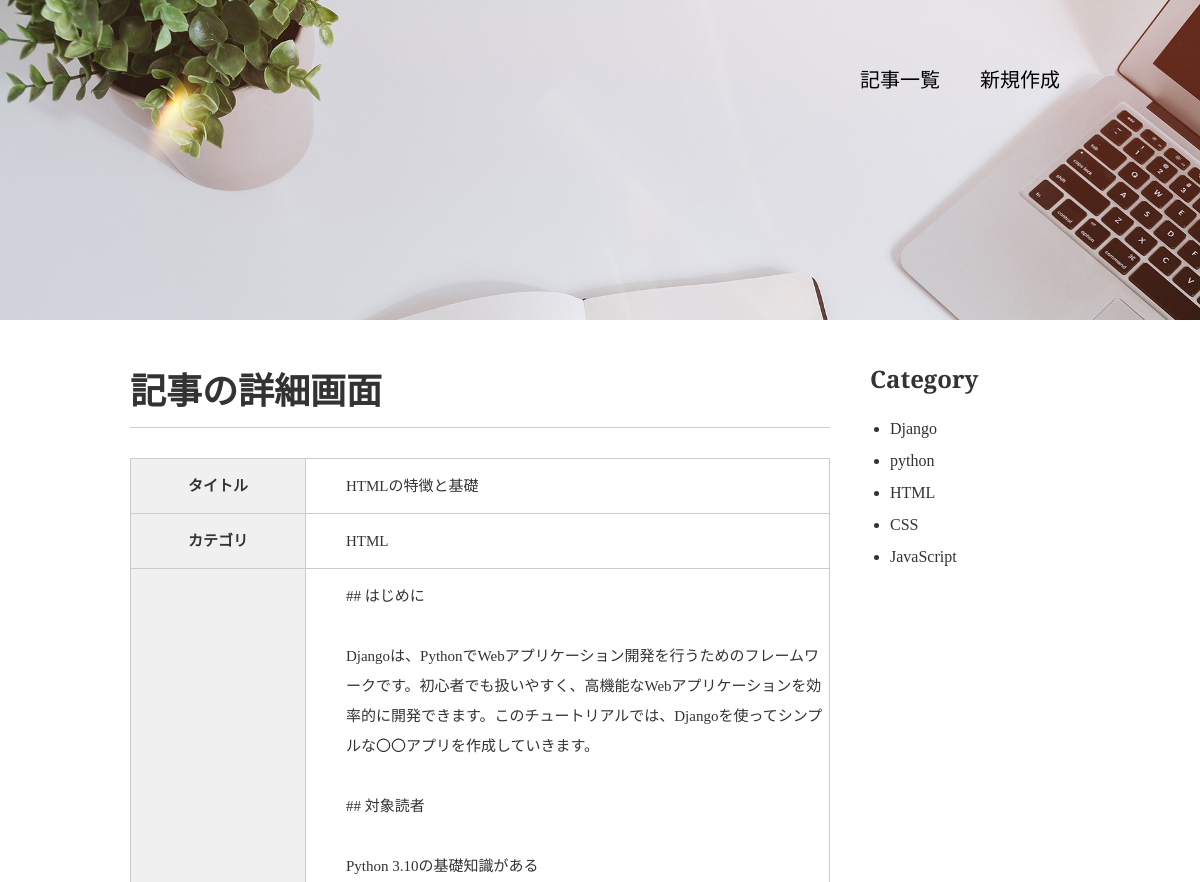
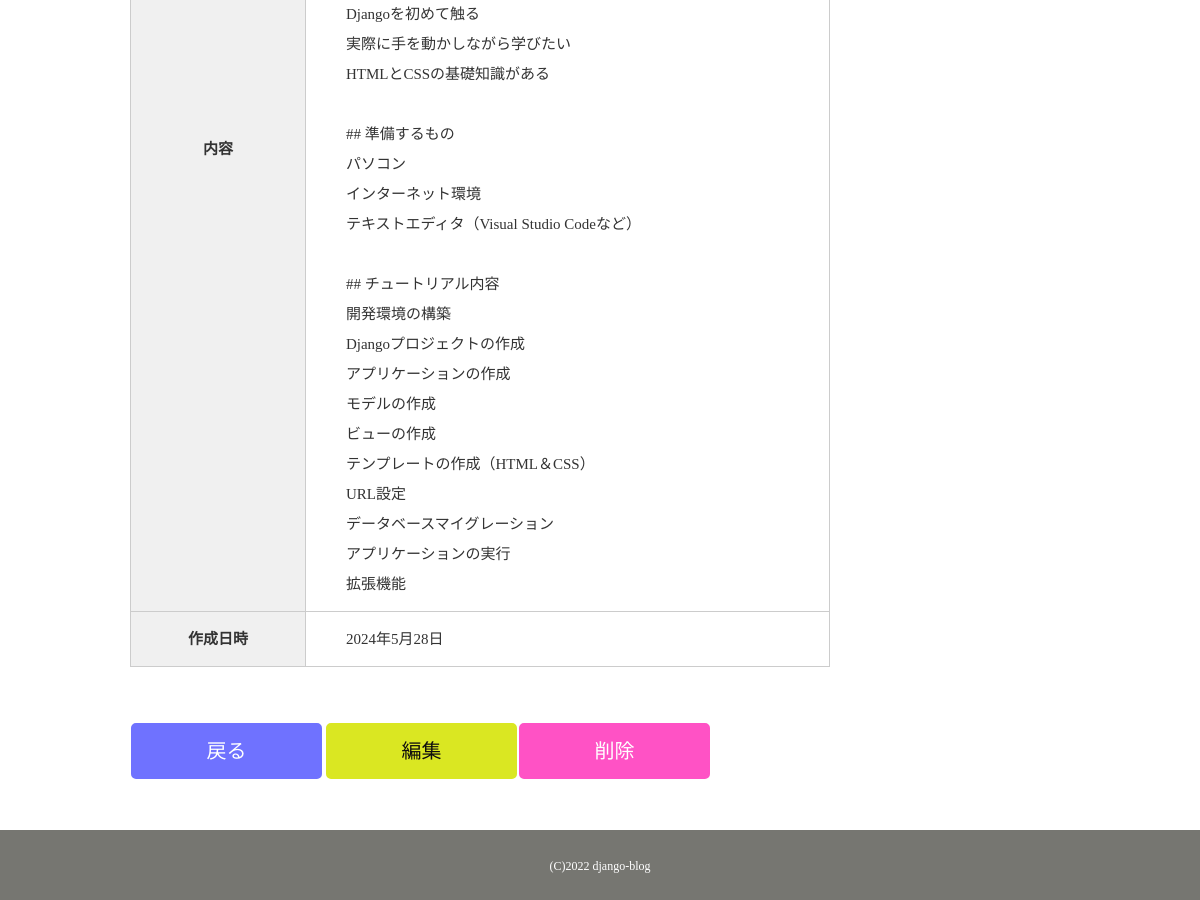
Screenshot of /detail/3/ with the database file from the repository (2 pictures, top to bottom).
### blog/models.py (models this page shows, shortened)
class Blog(models.Model):
    class Meta:
       db_table ="blog"
       verbose_name ="ブログ記事"
       verbose_name_plural ="ブログ記事"
    title = models.CharField(verbose_name ="タイトル", max_length=100)
    content = models.TextField(verbose_name ="内容")
    postdate = models.DateField(verbose_name ="投稿日", auto_now_add=True)
    category = models.ForeignKey(Category, on_delete = models.PROTECT,verbose_name ="カテゴリ")

class Category(models.Model):
    class Meta:
       db_table ="category"
       verbose_name ="カテゴリ名"
       verbose_name_plural ="カテゴリ名"
    category_name = models.CharField(verbose_name ="カテゴリ名",max_length=100,unique=True)
    category_image = models.ImageField(verbose_name ="カテゴリ画像", upload_to="images/")
    def __str__(self):
        return self.category_name

### blog/views.py (the view)
# urls.py: path('detail/<int:pk>/', BlogDetailView.as_view(), name="detail"),
class BlogDetailView(DetailView):
    model = Blog
    template_name = 'blog/blog_detail.html'
    def get_context_data(self, **kwargs):
       context = super(BlogDetailView, self).get_context_data(**kwargs)
       context['category_list'] = Category.objects.all()
       return context

### templates/blog/blog_detail.html
{% extends './base.html' %} {% block contents %}
<div id="wrap" class="clearfix">
  <div class="content">
    <div class="main">
      <section class="career">
        <h1>記事の詳細画面</h1>
        <table>
          <tr>
            <th>タイトル</th>
            <td>{{ object.title }}</td>
          </tr>
          <tr>
            <th>カテゴリ</th>
            <td>{{ object.category }}</td>
          </tr>
          <tr>
            <th>内容</th>
            <td>{{ object.content|linebreaksbr }}</td>
          </tr>
          <tr>
            <th>作成日時</th>
            <td>{{ object.postdate }}</td>
          </tr>
        </table>
      </section>
      <table>
        <tr>
          <td>
            <p class="btn"><a href="{% url 'blog:blog_list' %}">戻る</a></p>
          </td>
          <td>
            <td><p class="btn-edit"><a href="{% url 'blog:edit' object.pk %}">編集</a></td>
          </td>
          <td>
            <p class="btn-delete"><a href="{% url 'blog:delete' object.pk %}">削除</a></p>
          </td>
        </tr>
      </table>
    </div>
    {% include 'blog/widgets/side_category.html' %}
  </div>
</div>
{% endblock %}

### templates/blog/widgets/side_category.html
<aside class="sidebar">
  <h2>Category</h2>
  <ul>
    {% for category in category_list %}
    <li>{{ category.category_name }}</li>
    {% endfor %}
  </ul>
</aside>

### blog/static/css/style.css (style rules this page uses)
body { margin: 0; padding: 0; background-color: #cccccc; color: #333333; font-size: 15px; line-height: 2; }
p, h1, h2, h3, h4, h5, h6 { margin-top: 0; }
ul { margin: 0; padding: 0; }
a { color: #3583aa; text-decoration: none; }
#wrap { clear: both; background-color: #ffffff; margin-top: 220px; padding: 35px 0; }
.content { width: 960px; margin: 0 auto; }
.btn a { background-color: #6f72ff; color: #ffffff; font-size: 20px; font-family: 'Bitter', serif; width: 185px; display: block; text-align: center; line-height: 50px; margin-top: 20px; border-radius: 5px; border: 3px solid #6f72ff; }
.btn-delete a { background-color: #ff52c5; color: #ffffff; font-size: 20px; font-family: 'Bitter', serif; width: 185px; display: block; text-align: center; line-height: 50px; margin-top: 20px; border-radius: 5px; border: 3px solid #ff52c5; }
.btn-edit a { background-color: #dae722; color: #0f0e0e; font-size: 20px; font-family: 'Bitter', serif; width: 185px; display: block; text-align: center; line-height: 50px; margin-top: 20px; border-radius: 5px; border: 3px solid #dae722; }
h1 { font-family: 'Bitter', serif; font-size: 36px; border-bottom: 1px solid #cccccc; }
h2 { font-family: 'Bitter', serif; font-size: 24px; }
.clearfix:after { content: ""; display: block; clear: both; }
section { margin-bottom: 35px; }
#portfolio .career th { width: 240px; background-color: #f0f0f0; padding: 12px 0; border: 1px solid #cccccc; }
#portfolio .career td { width: 660px; padding: 12px 0 12px 40px; border: 1px solid #cccccc; }
table { border-spacing: 0; border-collapse: collapse; }
#portfolio { background-image: url(../images/home-bg.jpg); background-repeat: no-repeat; background-position: center top; background-attachment: fixed; background-size: 100% auto; }
.main { width: 700px; margin: 0 10px; float: left; }
.sidebar { width: 200px; margin: 0 10px 0 30px; float: right; font-family: 'Bitter', serif; }
.sidebar h2 { margin-bottom: 10px; }
.sidebar ul { font-size: 16px; margin-left: 20px; }

### rows the page displays
Blog: title "HTMLの特徴と基礎", category "HTML", content "## はじめに Djangoは、PythonでWebアプリケーション開発を行うためのフレームワークです。初心者でも扱いやすく、高機能なWebアプリケーションを効率的に開発できます。このチュートリアルでは、Djangoを使ってシンプルな〇〇アプリを作成していきます。 ## 対象読者 Python 3.10の基礎知識がある Djangoを初めて触る 実際に手を動かしながら学びたい HTMLとCSSの基礎知識がある ## 準備するもの パソコン インターネット環境 テキストエディタ（Visual Studio Codeなど） ## チュートリアル内容 開発環境の構築 Djangoプロジェクトの作成 アプリケーションの作成 モデルの作成 ビューの作成 テンプレートの作成（HTML＆CSS） URL設定 データベースマイグレーション アプリケーションの実行 拡張機能", postdate "2024年5月28日"
Category: category_name "Django"
Category: category_name "python"
Category: category_name "HTML"
Category: category_name "CSS"
Category: category_name "JavaScript"
